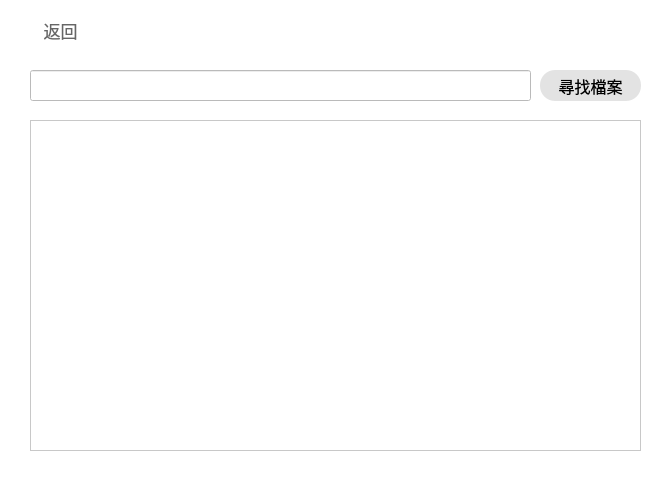
    <widget class="QWidget" name="Look_for_File_widget" native="true">
     <property name="geometry">
      <rect>
       <x>170</x>
       <y>50</y>
       <width>671</width>
       <height>481</height>
      </rect>
     </property>
     <property name="font">
      <font>
       <family>Microsoft YaHei</family>
       <pointsize>11</pointsize>
       <stylestrategy>PreferAntialias</stylestrategy>
      </font>
     </property>
     <property name="styleSheet">
      <string notr="true">background-color:rgba(255, 255, 255,240);</string>
     </property>
     <widget class="QPushButton" name="Look_for_File_Back">
      <property name="geometry">
       <rect>
        <x>10</x>
        <y>10</y>
        <width>101</width>
        <height>41</height>
       </rect>
      </property>
      <property name="sizePolicy">
       <sizepolicy hsizetype="Minimum" vsizetype="Minimum">
        <horstretch>0</horstretch>
        <verstretch>0</verstretch>
       </sizepolicy>
      </property>
      <property name="font">
       <font>
        <family>Microsoft YaHei</family>
        <pointsize>13</pointsize>
        <stylestrategy>PreferAntialias</stylestrategy>
       </font>
      </property>
      <property name="focusPolicy">
       <enum>Qt::StrongFocus</enum>
      </property>
      <property name="styleSheet">
       <string notr="true">QPushButton
{
	border:none;
	background-color:rgba(0,0,0,0);
	color:rgba(60,60,60,200);
}
QPushButton:hover
{
    color:rgba(60,60,60,255);
}
</string>
      </property>
      <property name="text">
       <string>返回</string>
      </property>
      <property name="icon">
       <iconset>
        <normaloff>:/icon/Icon/exit2.png</normaloff>:/icon/Icon/exit2.png</iconset>
      </property>
      <property name="iconSize">
       <size>
        <width>20</width>
        <height>20</height>
       </size>
      </property>
      <property name="checkable">
       <bool>false</bool>
      </property>
     </widget>
     <widget class="QPushButton" name="Look_for_File_Run_Button">
      <property name="geometry">
       <rect>
        <x>540</x>
        <y>70</y>
        <width>101</width>
        <height>31</height>
       </rect>
      </property>
      <property name="sizePolicy">
       <sizepolicy hsizetype="Minimum" vsizetype="Minimum">
        <horstretch>0</horstretch>
        <verstretch>0</verstretch>
       </sizepolicy>
      </property>
      <property name="font">
       <font>
        <family>Microsoft YaHei</family>
        <pointsize>12</pointsize>
        <stylestrategy>PreferAntialias</stylestrategy>
       </font>
      </property>
      <property name="focusPolicy">
       <enum>Qt::StrongFocus</enum>
      </property>
      <property name="styleSheet">
       <string notr="true">QPushButton
{
	border:none;
	background-color:rgba(20,20,20,30);
	border-radius: 15px;
}
QPushButton:hover
{
    background-color:rgba(20,20,20,50);
}
QPushButton:pressed
{
    background-color:rgba(20,20,20,70);
}</string>
      </property>
      <property name="text">
       <string>尋找檔案</string>
      </property>
      <property name="iconSize">
       <size>
        <width>16</width>
        <height>16</height>
       </size>
      </property>
      <property name="checkable">
       <bool>false</bool>
      </property>
     </widget>
     <widget class="QLineEdit" name="Look_for_File_input">
      <property name="geometry">
       <rect>
        <x>30</x>
        <y>70</y>
        <width>501</width>
        <height>31</height>
       </rect>
      </property>
     </widget>
     <widget class="QTextEdit" name="Look_for_File_output">
      <property name="geometry">
       <rect>
        <x>30</x>
        <y>120</y>
        <width>611</width>
        <height>331</height>
       </rect>
      </property>
     </widget>
    </widget>
